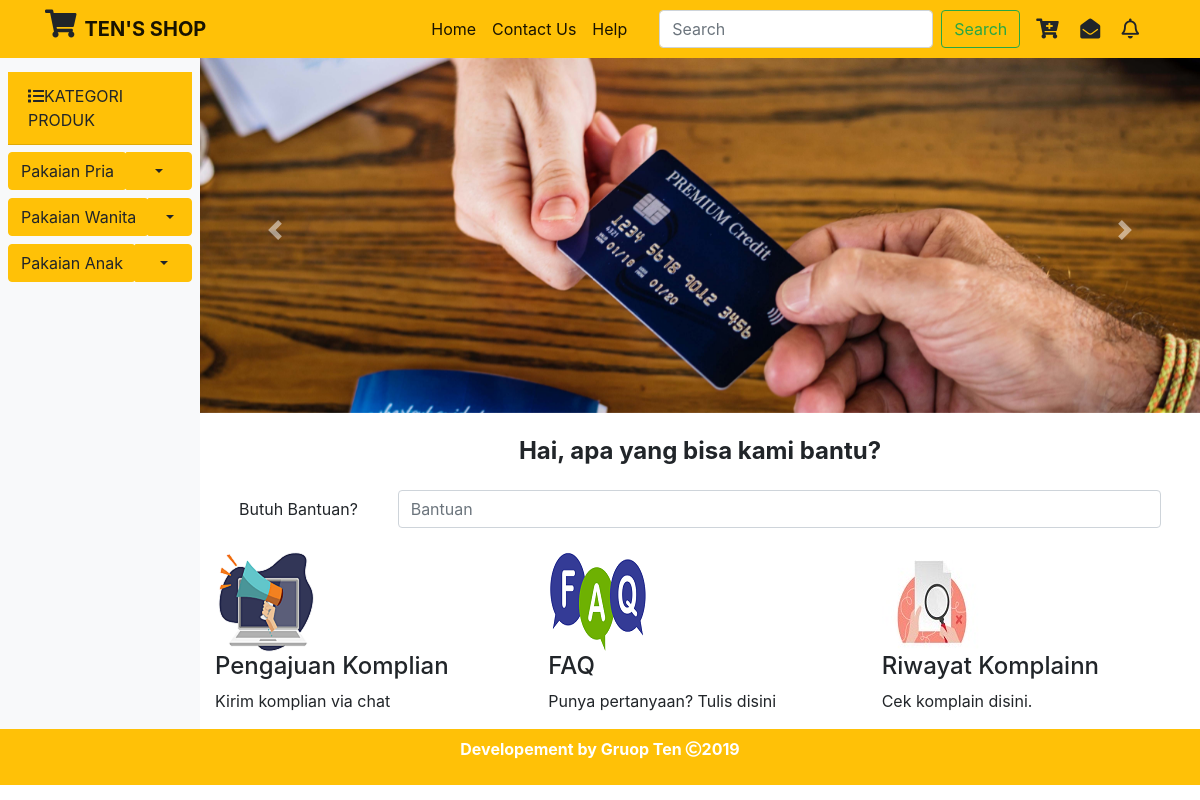
/help.php, run on the app's committed database.
### tables this page shows
CREATE TABLE `kategori` (
  `idkategori` char(1) NOT NULL,
  `nama_kategori` varchar(20) NOT NULL
);

### help.php (the view, shortened to what this page needs)
<?php
require 'function.php';
$kategori = mysqli_query($con, "SELECT * FROM kategori");
?>
<!doctype html>
<html lang="en">
  <head>
    <link rel="stylesheet" href="css/bootstrap.min.css">
    <link rel="stylesheet" type="text/css" href="fontawesom/css/all.min.css">
    <link rel="stylesheet" type="text/css" href="css/style.css">
  </head>
  <body>
    <nav class="navbar navbar-expand-lg navbar-light bg-warning fixed-top">
      <div class= "container">
        <h3><i class="fas fa-shopping-cart text-succes mr-2"></i></h3>
        <a class="navbar-brand font-weight-bold" href="index.php">TEN'S SHOP</a>
        <div class="collapse navbar-collapse" id="navbarSupportedContent">
          <ul class="navbar-nav ml-auto mr-4">
            <li class="nav-item active">
              <a class="nav-link" href="index.php">Home <span class="sr-only">(current)</span></a>
            </li>
            <li class="nav-item active">
              <a class="nav-link" href="contact_us.html">Contact Us <span class="sr-only">(current)</span></a>
            </li>
            <li class="nav-item active">
              <a class="nav-link" href="help.html">Help <span class="sr-only">(current)</span></a>
            </li>
          </ul>
          <form class="form-inline my-2 my-lg-0" method="post" action="">
            <input class="form-control mr-sm-2" type="search" name="search" placeholder="Search" aria-label="Search">
            <button class="btn btn-outline-success my-2 my-sm-0" name="search" type="submit">Search</button>
          </form>
          <div class="icon mt-2">
            <h5>
              <i class="fas fa-cart-plus ml-3 mr-3" data-toggle="tooltip" title="Keranjang Belanja"></i>
              <i class="fas fa-envelope-open mr-3" data-toggle="tooltip" title="Kotak Masuk"></i>
              <i class="far fa-bell mr-3" data-toggle="tooltip" title="Notifikasi"></i>
            </h5>
        </div>
      </div>
</nav>
<div class="row mt-5 no-gutters">
  <div class="col-md-2 bg-light">
    <ul class="list-group list-group-flush p-2 pt-4">
      <li class="list-group-item bg-warning"><i class="fas fa-list"></i>KATEGORI PRODUK</li>
      <?php while($row = mysqli_fetch_assoc($kategori)) {
         $id = $row['idkategori'];
        echo '
        <div class="btn-group">
          <a href="produk.php?id='.$id.'"><button type="button" class="btn btn-warning mt-2">'.$row['nama_kategori'].'</button></a>
          <button type="button" class="btn btn-warning mt-2 dropdown-toggle dropdown-toggle-split" data-toggle="dropdown" aria-haspopup="true" aria-expanded="false">
              <span class="sr-only">Toggle Dropdown</span>
          </button>
          ';
          echo '<div class="dropdown-menu">';
          echo "</div></div>";
         } ?>
    </ul>
  </div>
  <div class="col-md-10">
    <div id="carouselExampleControls" class="carousel slide" data-ride="carousel">
      <div class="carousel-inner">
        <div class="carousel-item active">
          <img src="img/img1.jpg" class="d-block w-100 " alt="...">
        </div>
      </div>
      <a class="carousel-control-prev" href="#carouselExampleControls" role="button" data-slide="prev">
        <span class="carousel-control-prev-icon" aria-hidden="true"></span>
      </a>
      <a class="carousel-control-next" href="#carouselExampleControls" role="button" data-slide="next">
        <span class="carousel-control-next-icon" aria-hidden="true"></span>
      </a>
    </div>
    <div>
        <h4 class=" text-center font-weight-bold m-4" >Hai, apa yang bisa kami bantu?</h4>
      <div class="form-group row m-4">
        <label for="Bantuan" class="col-sm-2 col-form-label">Butuh Bantuan?</label>
        <div class="col-sm-10">
          <input type="bantuan" class="form-control" id="Bantuan" placeholder="Bantuan">
        </div>
      </div>
    </div>
    <div class="container">
      <div class="row ">
        <div class="col-sm">
          <div class="slide-img">
             <img src="img/help.png" alt="">
             </div>
            <div class="content">
           <h4 >Pengajuan Komplian</h4>
          <p >Kirim komplian via chat</p>
         </div>
        </div>
        <div class="col-sm">
           <div class="slide-img">
           <img src="img/help1.png" alt="">
           </div>
          <div class="content">
           <h4 >FAQ</h4>
           <p >Punya pertanyaan? Tulis disini</p>
          </div>
        </div>
        <div class="col-sm">
          <div class="slide-img">
            <img src="img/help2.jpg" alt="">
          </div>
          <div class="content">
            <h4>Riwayat Komplainn</h4>
            <p>Cek komplain disini.</p>
         </div>
       </div>
      </div>
    </div>
  </div>
</div>
  <div class="copyright text-center text-white font-weight-bold bg-warning p-2">
    <p>Developement by Gruop Ten <i class="far fa-copyright"></i>2019</p>
  </div>
  </body>
</html>

### data on the page
kategori: nama_kategori "Pakaian Pria"
kategori: nama_kategori "Pakaian Wanita"
kategori: nama_kategori "Pakaian Anak"
